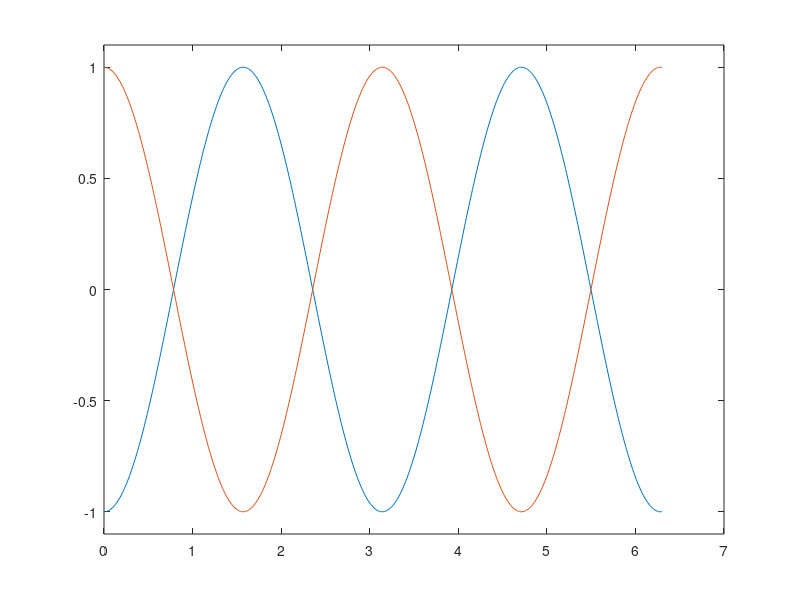

Write MATLAB code to recreate this figure.
a = 1;
t = 0 : 0.01 : 6.3;
A = a*cos(2*t);
B = -a*cos(2*t);

figure(444);
plot(t,B);hold on
plot(t,A);
ylim([-(a+0.1) a+0.1]);